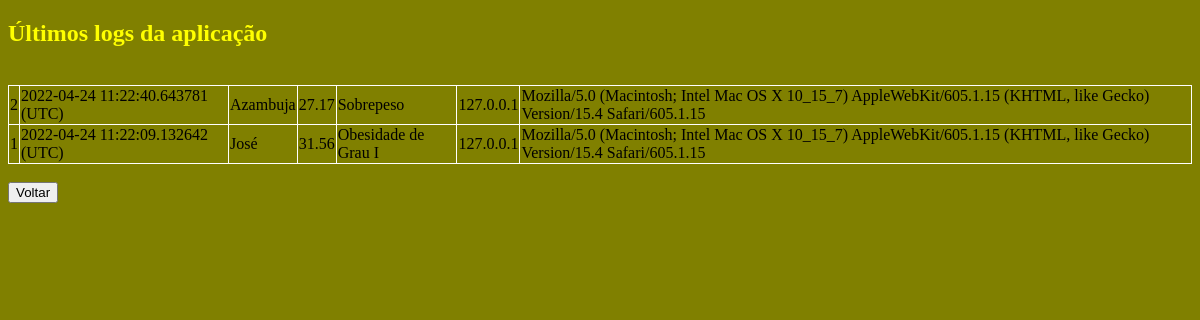
Page /logs on the committed database.
### tables this page shows
CREATE TABLE logs (
        id INTEGER PRIMARY KEY AUTOINCREMENT,
        data_hora TEXT,
        nome TEXT,
        imc REAL,
        classificacao TEXT,
        ip TEXT,
        navegador TEXT
        );

### main.py (the view)
@app.route('/logs')
def logs():
    conn = sqlite3.connect('logs.db')
    logs = conn.execute('SELECT * FROM logs ORDER BY id DESC LIMIT 10').fetchall()
    conn.close()
    return render_template('logs.html',
                            the_title = 'Prof. Pimentel',
                            destaque = 'Últimos logs da aplicação',
                            logs=logs)

### templates/logs.html
{% extends 'base.html' %}
{% block conteudo %}
    <h2>{{destaque}}</h2>
    <br>
    <table>
    {% for log in logs %}
    <tr>
        {% for item in log %}
        <td>{{item}}</td>
        {% endfor %}
    </tr>
    {% endfor %}
</table>
<br>
<a href="{{url_for('home')}}"><input type="button" value="Voltar"></a>
{% endblock %}

### templates/base.html (shortened to what this page needs)
<!DOCTYPE html>
<html lang="pt-BR">
<head>
<link rel="stylesheet" href="static/style.css">
</head>
<body>
    {% block conteudo %}
    {% endblock conteudo %}
</body>
</html>

### static/style.css (style rules this page uses)
body { background-color: olive; }
h2, h3 { color: yellow; }
p, a { color: white; }
table, th, td { border: 1px solid white; border-collapse: collapse; }

### rows in the picture
logs: log "2", data_hora "2022-04-24 11:22:40.643781 (UTC)", nome "Azambuja", imc "27.17", classificacao "Sobrepeso", ip "127.0.0.1", navegador "Mozilla/5.0 (Macintosh; Intel Mac OS X 10_15_7) AppleWebKit/605.1.15 (KHTML, like Gecko) Version/15.4 Safari/605.1.15"
logs: log "1", data_hora "2022-04-24 11:22:09.132642 (UTC)", nome "José", imc "31.56", classificacao "Obesidade de Grau I", ip "127.0.0.1", navegador "Mozilla/5.0 (Macintosh; Intel Mac OS X 10_15_7) AppleWebKit/605.1.15 (KHTML, like Gecko) Version/15.4 Safari/605.1.15"

### other values in the picture
{{ destaque }} "Últimos logs da aplicação"
